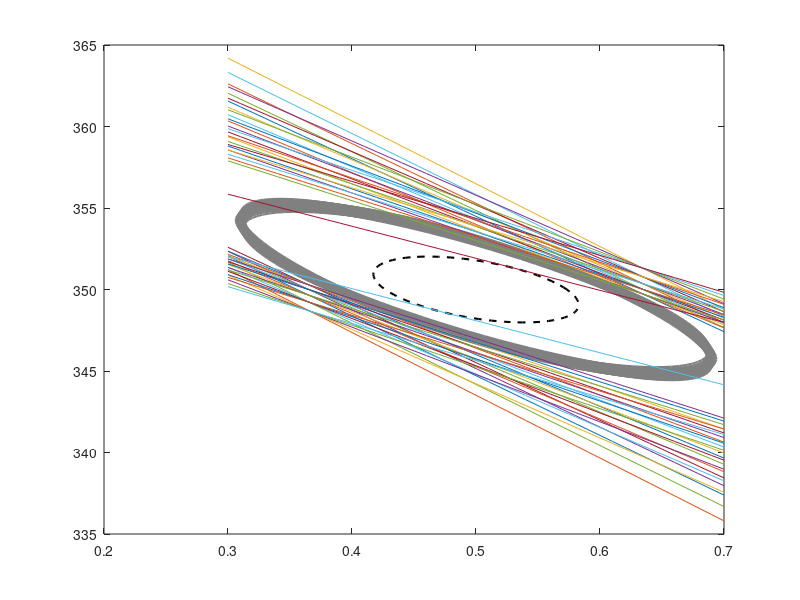

This chart was generated by the following MATLAB code:
ind1 = 1;
ind2 = 2;
clear clc

% Pablo S.G. Cisneros, Herbert Werner, ICS TUHH

load CSTR_FYZ
%W = @(rho) Wval{1}(rho);
%Z = @(rho) Zval{1}(rho);

W = @(rho) inv (Zval0 + basis {1} (rho) * Zval1 + basis {2} (rho) * Zval2);
Z = @(rho) (Zval0 + basis {1} (rho) * Zval1 + basis {2} (rho) * Zval2);
F = @(rho) (Fval0 + basis {1} (rho) * Fval1 + basis {2} (rho) * Fval2);
vol1= [];
for i = 3:7%3:length(paramgrid)
    for j = 4:8%3:length(paramgrid2)
Rchol = chol(W([paramgrid(i),paramgrid2(j)]));
% Rchol = chol(W([0.5,350]));
 t = linspace(0, 2*pi, 100); % or any high number to make curve smooth
 z = [cos(t); sin(t)];
 ellipse = inv(Rchol([ind1,ind2],[ind1,ind2])) * z;
 plot(ellipse(1,:)+0.5, ellipse(2,:)+350,'Color',[0.5 0.5 0.5],'LineWidth',1.5)
 hold on
 vol1 = [vol1 prod(svd(Z([paramgrid(i),paramgrid2(j)])))];
 
 
 x = 0.3:0.01:0.7;
f = F([paramgrid(i),paramgrid2(j)]);
plot(x,-f(1)/f(2)*(x-0.5)+20/f(2) + 350)
plot(x,-f(1)/f(2)*(x-0.5)-20/f(2) + 350)

    end
end

##volend= [];
##%W = @(rho) Wval{10}(rho);
##%Z = @(rho) Zval{10}(rho);
##W = @(rho) inv (Zval0 + basis {1} (rho) * Zval1 + basis {2} (rho) * Zval2);
##Z = @(rho) (Zval0 + basis {1} (rho) * Zval1 + basis {2} (rho) * Zval2);
##for i = 3:7%3:length(paramgrid)
##    for j = 4:8%3:length(paramgrid2)
##Rchol = chol(W([paramgrid(i),paramgrid2(j)]));
##% Rchol = chol(W([0.5,350]));
## t = linspace(0, 2*pi, 100); % or any high number to make curve smooth
## z = [cos(t); sin(t)];
## ellipse = inv(Rchol([ind1,ind2],[ind1,ind2])) * z;
## plot(ellipse(1,:)+0.5, ellipse(2,:)+350,'Color','red','LineWidth',1.5)
## hold on
## volend = [volend prod(svd(Z([paramgrid(i),paramgrid2(j)])))];
##    end
##end

##load CSTR_LMI
##vol2 = [];
##W = @(rho) a * inv (Y0 + basis {1} (rho) * Y1 + basis {2} (rho) * Y2);
##Z = @(rho) 1 / a * (Y0 + basis {1} (rho) * Y1 + basis {2} (rho) * Y2);
##for i = 3:7%:length(paramgrid)
##    for j = 7:2:15%:length(paramgrid2)
##Rchol = chol(W([paramgrid(i),paramgrid2(j)]));
##% Rchol = chol(W([0.5,350]));
## t = linspace(0, 2*pi, 100); % or any high number to make curve smooth
## z = [cos(t); sin(t)];
## ellipse = inv(Rchol([ind1,ind2],[ind1,ind2])) * z;
## plot(ellipse(1,:)+0.5, ellipse(2,:)+350,'b','LineWidth',1.5)
## hold on
## vol2 = [vol2 prod(svd(Z([paramgrid(i),paramgrid2(j)])))];
##    end
##end


load CSTR_LMI_constant
volc = [];
Rchol = chol(W(1));
% Rchol = chol(W([0.5,350]));
 t = linspace(0, 2*pi, 100); % or any high number to make curve smooth
 z = [cos(t); sin(t)];
 ellipse = inv(Rchol([ind1,ind2],[ind1,ind2])) * z;
 plot(ellipse(1,:)+0.5, ellipse(2,:)+350,'k--','LineWidth',1.5)
 hold on
 volc = [volc prod(svd(Z(1)))];

x = 0.3:0.01:0.7;
F = X0/Y0;
plot(x,-F(1)/F(2)*(x-0.5)+20/F(2) + 350)
plot(x,-F(1)/F(2)*(x-0.5)-20/F(2) + 350)
